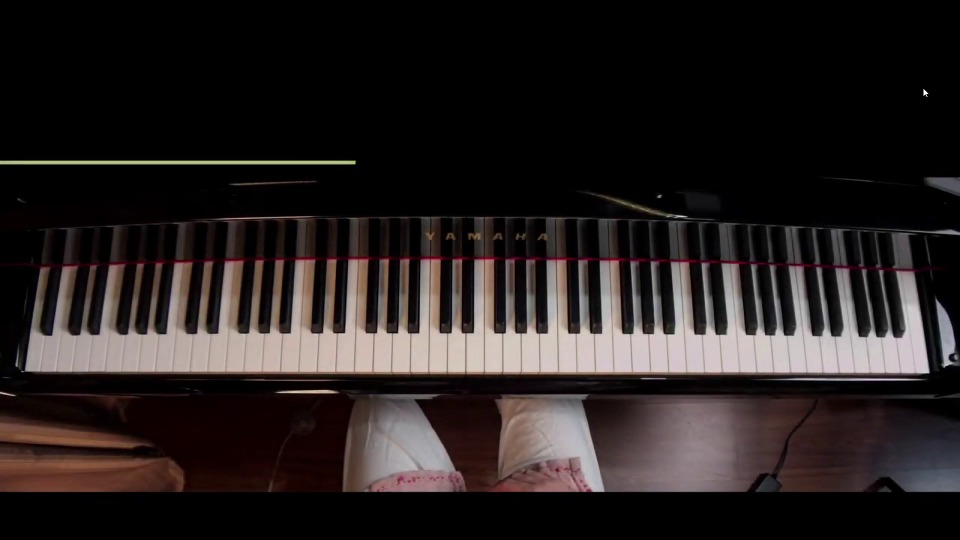
#> input picture Piano transcription/source code/data/imgs/piano1.png, 1920 x 1080 px, given in place of vid.mp4, which was not available (shown at 1/2 size)
$ python HandDetect.py
#> lines starting #> are read from the running program, lines starting #| are printed output that depends on the picture; after the words box and inside, x2 and y2 are one past the last pixel; in counts of white or black regions, pixels touching at a corner belong together; pictures that were not available may be replaced by others from this repository, and a replacement may not be noted
#> further down, background is the input picture: shape (1080, 1920, 3); mean B, G, R 32.5, 33.2, 39.4
import numpy as np
import cv2
def show(name,img):
    cv2.namedWindow(name,0)
    cv2.resizeWindow(name,1920,1080)
    cv2.imshow(name,img)

def cr_otsu(img,cnt,bg):
#> called with cnt = 0
    ycrcb = cv2.cvtColor(img, cv2.COLOR_BGR2YCR_CB)
#> ycrcb: shape (1080, 1920, 3); mean of channels 0, 1, 2 35, 131.2, 126.6
    (y, cr, cb) = cv2.split(ycrcb)
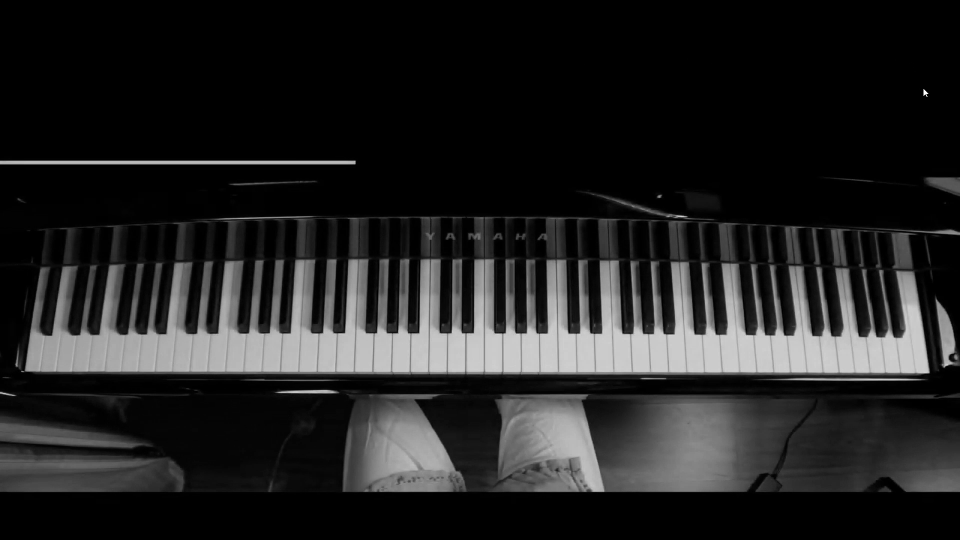
#> y: shape (1080, 1920) (shown at 1/2 size); min 0, max 255, mean 35
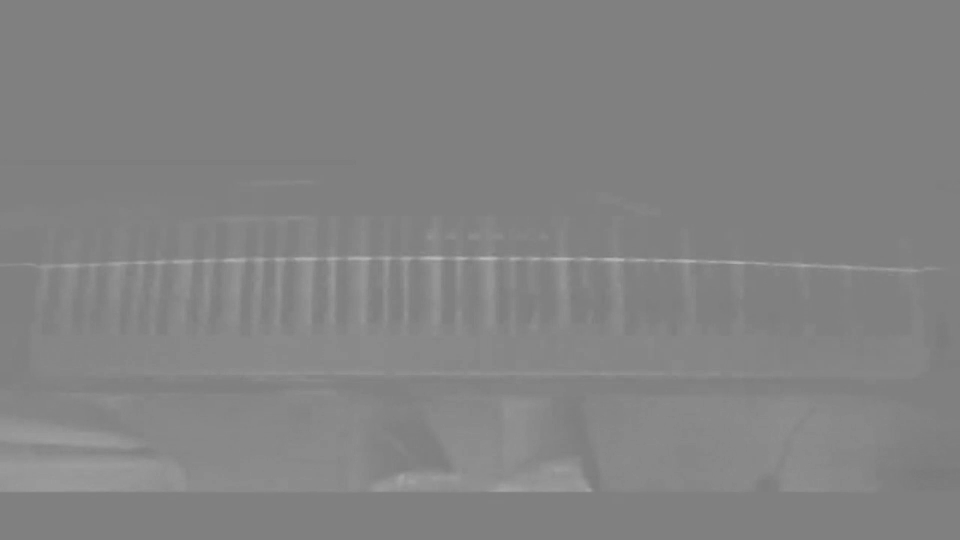
#> cr: shape (1080, 1920) (shown at 1/2 size); min 122, max 186, mean 131.2
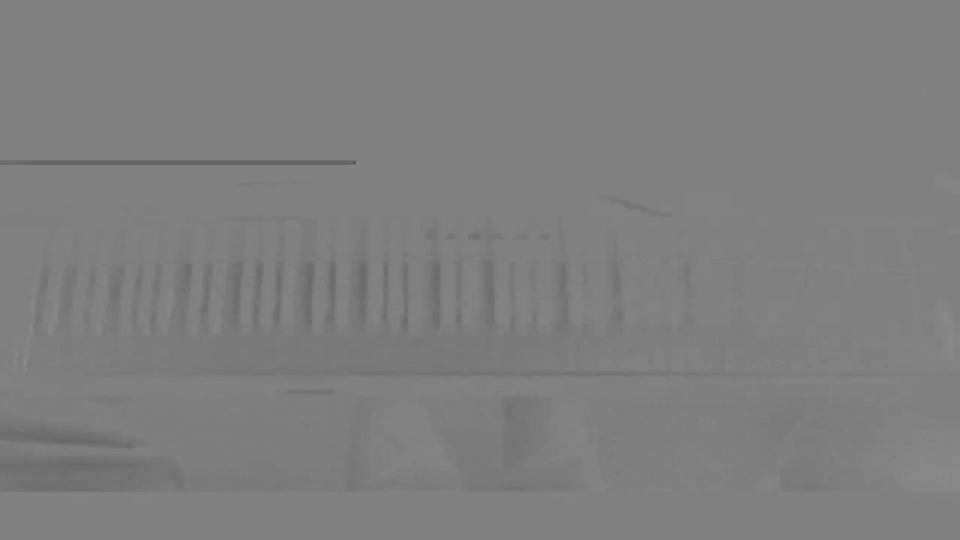
#> cb: shape (1080, 1920) (shown at 1/2 size); min 72, max 139, mean 126.6
    cr1 = cv2.GaussianBlur(cr, (5, 5), 0)
    _, skin = cv2.threshold(cr1,0,255,cv2.THRESH_BINARY+cv2.THRESH_OTSU)
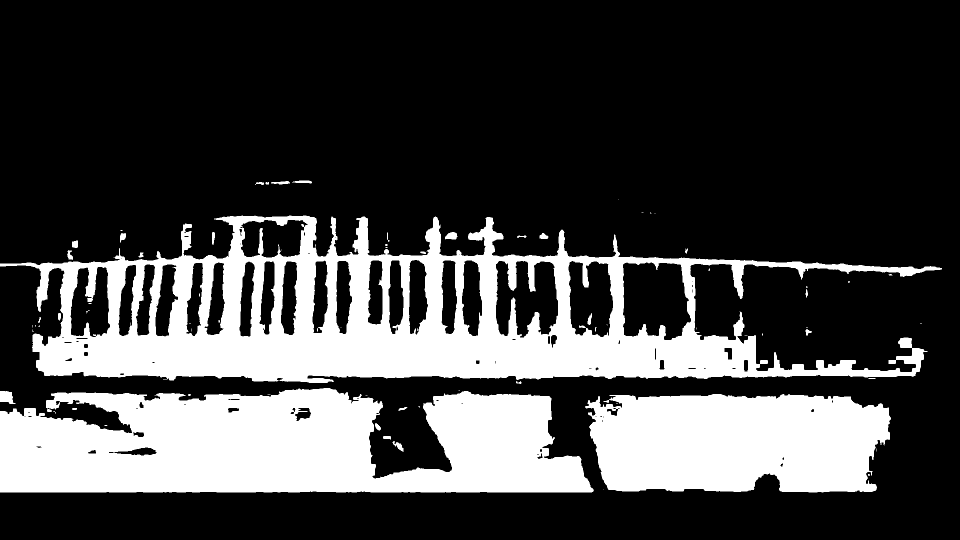
#> skin: shape (1080, 1920) (shown at 1/2 size); 26.4% white; 75 white regions (43 under 20 px), largest, box (x1, y1, x2, y2) and area: (0, 431, 1884, 766) 248683, (0, 776, 1188, 985) 190946, (1170, 788, 1782, 985) 104261
    cv2.namedWindow("image raw", cv2.WINDOW_NORMAL)
    xor=cv2.subtract(img,bg)
#> xor: shape (1080, 1920, 3); every value is 0
    #dst = cv2.bitwise_and(xor, xor, mask=skin)
    dst=cv2.cvtColor(xor, cv2.COLOR_RGB2GRAY)
#> dst: shape (1080, 1920); every value is 0
    dst=dst[749,:]
#> dst = 1920 values from 0 to 0
    dst[dst>=80]=255
    dst[dst<80]=0
    r=np.where(dst>0)[0]
#> r = empty array
    cv2.line(img,(0,749),(1919,749), (0,255,0),5)
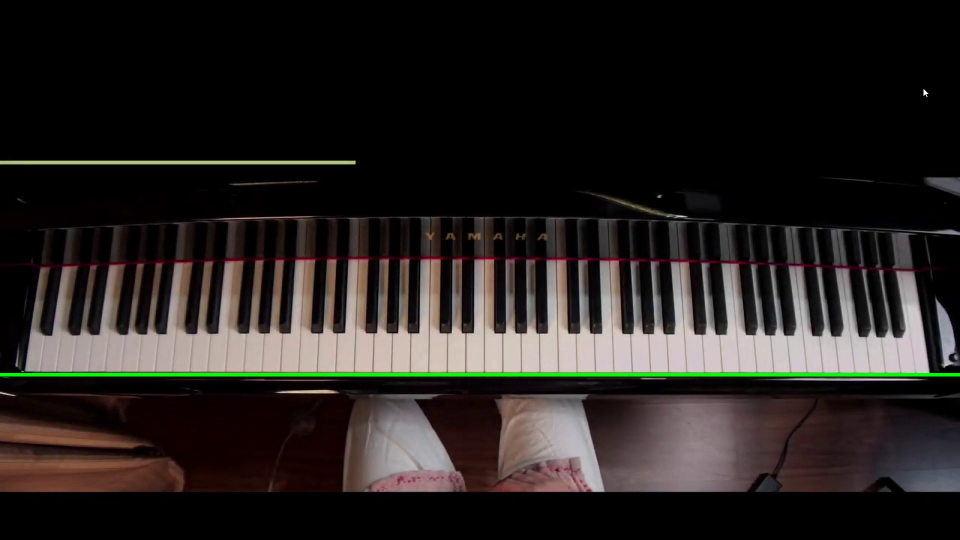
#> img: shape (1080, 1920, 3) (shown at 1/2 size); 0.65% of pixels changed, all inside (x1, y1, x2, y2) = (0, 746, 1920, 753)
    if len(r)==0:pass
    else:
        left=r[0]-50
        right=r[-1]+50
        cv2.line(img,(left,0),(r[0]-50,1080), (0,255,0),5)
        cv2.line(img,(r[-1]+50,0),(r[-1]+50,1080), (0,255,0),5)
        cv2.line(img,(int((left+right)/2)+10,0),(int((left+right)/2)+10,1080), (0,255,0),5)
        print(left,right)
    cv2.imshow("image raw", img)
    cv2.waitKey(0)
    return

vidpath=r"D:\cvclass\assignment1\pythonProject\venv\vids\vid.mp4"
cnt=0
cap = cv2.VideoCapture(vidpath)
cap.set(cv2.CAP_PROP_POS_FRAMES,114)
_,background=cap.read()
ret, frame = cap.read()
while(cap.isOpened()):
    ret, frame = cap.read()
    cr_otsu(frame,cnt,background)
    cnt=cnt+1
    if cv2.waitKey(0) & 0xFF == ord('q'):
#> (key q is pressed here)
        break
cap.release()
cv2.destroyAllWindows()
